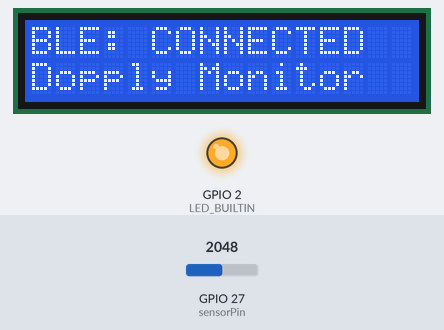
This sketch was run on a simulated ESP32. Shown: 16×2 character LCD, output pins drawn as LEDs (lit = HIGH). The test bench sets the inputs (shaded band); at power-on: GPIO 27 (sensorPin) = 2048. Nothing arrives over Bluetooth unless stated; a phone connects over Bluetooth LE 3 s after start; what the sketch prints to the serial monitor is not drawn.

Above: at 3.7 s.
3.8 s: GPIO 27 (sensorPin) set to 2197
At 4.8 s:
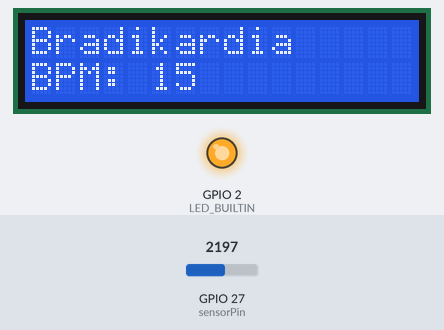
5.3 s: GPIO 27 (sensorPin) set to 2336
At 5.8 s:
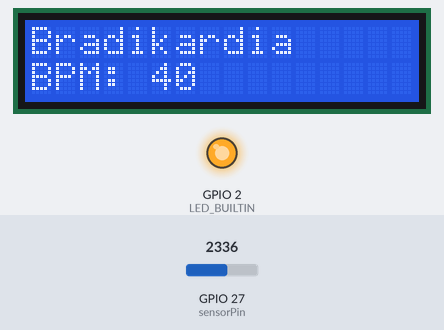
6.8 s: GPIO 27 (sensorPin) set to 2392
At 9.5 s:
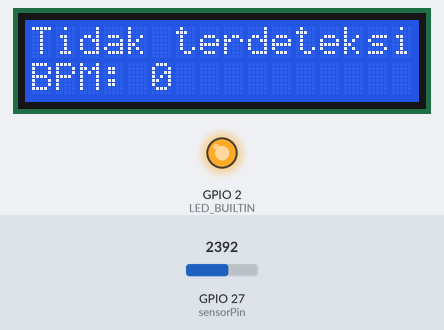
9.8 s: GPIO 27 (sensorPin) set to 2488
Timing chart, 0 to 12.3 s (numbered marks = the images above; inputs shaded):
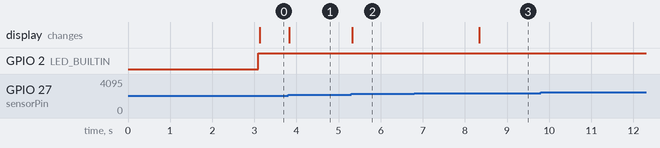

The sketch:

esp32.ino
```cpp
#include <BLEDevice.h>
#include <BLEServer.h>
#include <BLEUtils.h>
#include <BLE2902.h>
#include <Wire.h>
#include <LiquidCrystal_I2C.h>
#include <esp_system.h>

// --- LCD & Sensor ---
LiquidCrystal_I2C lcd(0x27, 16, 2);
const int sensorPin = 27;
int rawSensorValue = 0;
int filteredSensor = 0;
int lastFilteredSensor = 0;
const int deltaThreshold = 20;
const int noiseFloor = 1050;
unsigned long lastBeatTime = 0;
unsigned long currentTime = 0;
int bpm = 0;
bool beatDetected = false;
unsigned long beatTimeout = 3000;

// --- Kalman Filter ---
float kalman_Q = 0.05;  // Noise proses
float kalman_R = 1.0;   // Noise sensor
float kalman_P = 1.0;   // Error estimasi
float kalman_K;
float kalman_X = 0.0;   // Estimasi awal

// --- BLE ---
#define LED_BUILTIN 2
#define BLE_SERVICE_UUID        "6e400001-b5a3-f393-e0a9-e50e24dcca9e"
#define BLE_CHARACTERISTIC_UUID "6e400003-b5a3-f393-e0a9-e50e24dcca9e"
BLECharacteristic *pCharacteristic;
bool bleDeviceConnected = false;

class MyServerCallbacks: public BLEServerCallbacks {
  void onConnect(BLEServer* pServer) {
    bleDeviceConnected = true;
    digitalWrite(LED_BUILTIN, HIGH);
    Serial.println("[ESP32] BLE device connected");
    lcd.clear();
    lcd.setCursor(0, 0);
    lcd.print("BLE: CONNECTED   ");
    lcd.setCursor(0, 1);
    lcd.print("Dopply Monitor   ");
  }

  void onDisconnect(BLEServer* pServer) {
    bleDeviceConnected = false;
    digitalWrite(LED_BUILTIN, LOW);
    Serial.println("[ESP32] BLE device disconnected");
    lcd.clear();
    lcd.setCursor(0, 0);
    lcd.print("BLE: DISCONNECT ");
    lcd.setCursor(0, 1);
    lcd.print("Wait/Scan Again ");
    pServer->getAdvertising()->start();
    delay(500);
    lcd.clear();
    lcd.setCursor(0, 0);
    lcd.print("BLE: ADVERTISING");
    lcd.setCursor(0, 1);
    lcd.print("Dopply Monitor   ");
  }
};

void setup() {
  Serial.begin(9600);
  pinMode(LED_BUILTIN, OUTPUT);
  digitalWrite(LED_BUILTIN, LOW);
  lcd.begin();
  lcd.backlight();
  lcd.clear();
  lcd.setCursor(0, 0);
  lcd.print("BLE: STANDBY    ");
  lcd.setCursor(0, 1);
  lcd.print("Dopply Monitor  ");
  Serial.println("[ESP32] STATUS: STANDBY");

  // BLE Init
  BLEDevice::init("Dopply-FetalMonitor");
  BLEServer *pServer = BLEDevice::createServer();
  pServer->setCallbacks(new MyServerCallbacks());
  BLEService *pService = pServer->createService(BLE_SERVICE_UUID);
  pCharacteristic = pService->createCharacteristic(
    BLE_CHARACTERISTIC_UUID,
    BLECharacteristic::PROPERTY_NOTIFY
  );
  pCharacteristic->addDescriptor(new BLE2902());
  pService->start();
  pServer->getAdvertising()->start();
  Serial.println("[ESP32] BLE advertising started");
  lcd.clear();
  lcd.setCursor(0, 0);
  lcd.print("BLE: ADVERTISING");
  lcd.setCursor(0, 1);
  lcd.print("Dopply Monitor   ");
}

unsigned long lastSendTime = 0;

void loop() {
  rawSensorValue = analogRead(sensorPin);
  currentTime = millis();

  // --- Kalman Filter ---
  kalman_P = kalman_P + kalman_Q;
  kalman_K = kalman_P / (kalman_P + kalman_R);
  kalman_X = kalman_X + kalman_K * (rawSensorValue - kalman_X);
  kalman_P = (1 - kalman_K) * kalman_P;
  filteredSensor = (int)kalman_X;

  int delta = filteredSensor - lastFilteredSensor;
  lastFilteredSensor = filteredSensor;

  if (filteredSensor < noiseFloor) {
    beatDetected = false;
  }

  if (delta > deltaThreshold && !beatDetected) {
    beatDetected = true;
    unsigned long interval = currentTime - lastBeatTime;
    if (interval > 300) {
      bpm = 60000 / interval;
      lastBeatTime = currentTime;

      Serial.print("Detak terdeteksi! BPM: ");
      Serial.println(bpm);

      // --- Tampilkan status di LCD ---
      lcd.clear();
      lcd.setCursor(0, 0);
      String status = "";

      if (bpm < 120) {
        status = "Bradikardia";
        lcd.print("Bradikardia     ");
        Serial.println("Peringatan: Bradikardia!");
      } else if (bpm > 160) {
        status = "Takikardia";
        lcd.print("Takikardia      ");
        Serial.println("Peringatan: Takikardia!");
      } else {
        status = "Detak Normal";
        lcd.print("Detak Normal    ");
      }

      lcd.setCursor(0, 1);
      lcd.print("BPM: ");
      lcd.print(bpm);
    }
  }

  if (delta < 5) {
    beatDetected = false;
  }

  if ((currentTime - lastBeatTime) > beatTimeout && bpm != 0) {
    bpm = 0;
    Serial.println("Tidak ada detak. BPM = 0");

    lcd.clear();
    lcd.setCursor(0, 0);
    lcd.print("Tidak terdeteksi");
    lcd.setCursor(0, 1);
    lcd.print("BPM: 0");
  }

  // Kirim via BLE jika terkoneksi
  if (bleDeviceConnected && (millis() - lastSendTime > 1000)) {
    String bpmStr = String(bpm);
    if (bpm < 120) {
      bpmStr += " (Bradikardia)";
    } else if (bpm > 160) {
      bpmStr += " (Takikardia)";
    } else {
      bpmStr += " (Normal)";
    }

    pCharacteristic->setValue(bpmStr.c_str());
    pCharacteristic->notify();
    Serial.print("[ESP32] Send BPM: ");
    Serial.println(bpmStr);
    lastSendTime = millis();
  }

  delay(10);
}
```

Measured:
- the behaviour switches between 2148 and 2149 on GPIO 27 (sensorPin) (found by bisection; images 0 and 1)
- after the input at 3.8 s, the display: changes at once (image 1)
- after the input at 5.3 s, the display: changes at once (image 2)
- after the input at 9.8 s, every drawn part: stays the same
